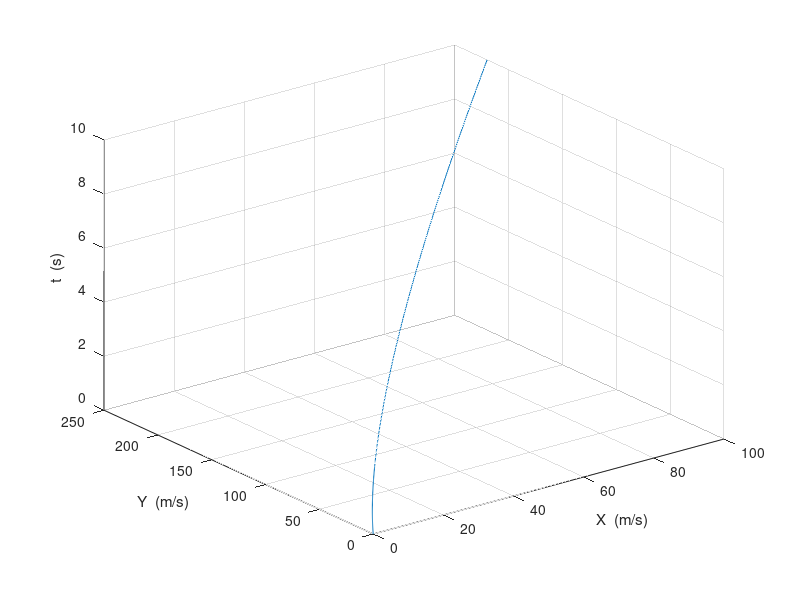

Write the MATLAB code that produced this figure.
% Distan2.m  - Voir Distan1.m
% Il s'agit d'un exemple d'utilisation
% de la fonction plot3.
% On utilise la vectorisation.
clear; close all;
x0=0;
vx0=0;
ax=1;
y0=0;
vy0=2;
ay=2;
t=linspace(0,10,300);
distx=x0+vx0*t+ax*t.^2;
disty=y0+vy0*t+ay*t.^2;
plot3(distx,disty,t);
grid on;
xlabel('X  (m/s)');
ylabel('Y  (m/s)');
zlabel('t  (s)');
